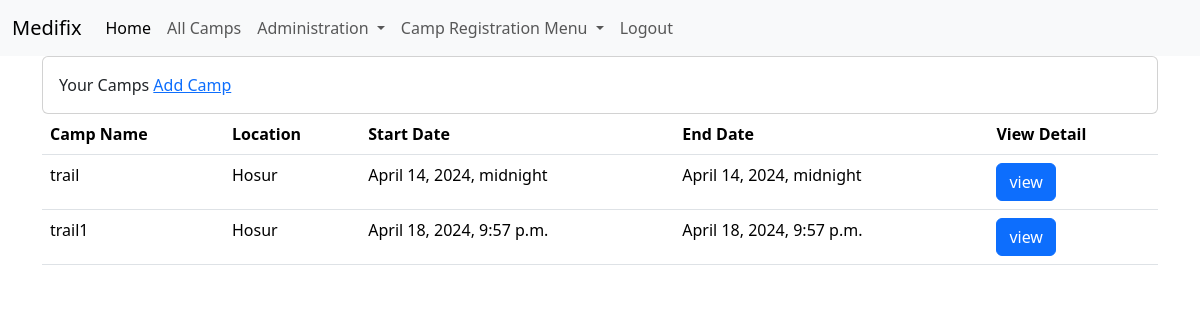
The page /my_camps/ (signed in) on the database as committed earlier.
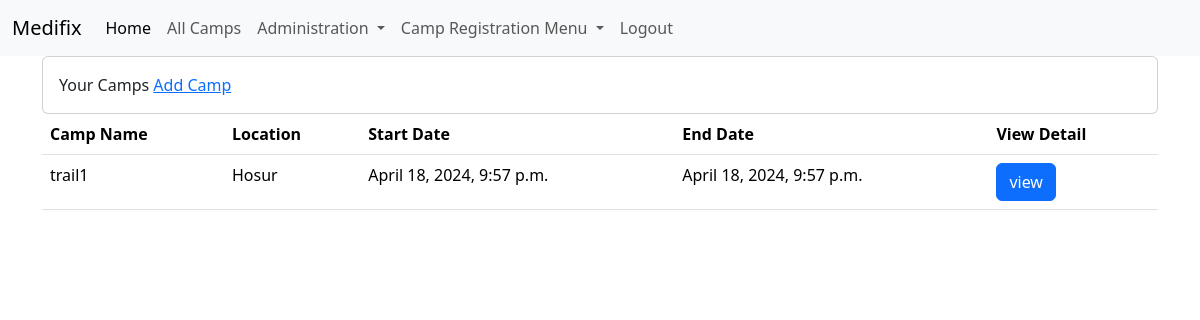
The same page on the database as committed later.
### administration/models.py (models this page shows, shortened)
class camp_details(models.Model):
    camp_name = models.CharField(max_length=200,null=True)
    location = models.CharField(max_length=200, null=True)
    latitude = models.FloatField()
    longitude = models.FloatField()
    start_date_time = models.DateTimeField(blank=True, null=True)
    end_date_time = models.DateTimeField(blank=True, null=True)
    contact_website = models.URLField(max_length=200, null=True, blank=True)
    hospital_name = models.CharField(max_length=150,null=True, blank=True)
    club_name = models.CharField(max_length=150,null=True, blank=True)
    other = models.CharField(max_length = 150, null=True, blank=True)
    description = models.TextField(max_length = 3000, null=True)
    type_of_camp = models.CharField(max_length=30, null=True, choices=type_of_camp)
    cost = models.IntegerField(null=True, blank=True, default='0')
    total_camp_registrations = models.IntegerField()
    camp_register_active = models.BooleanField(default=False)
    registration = models.BooleanField(default=False)
    createdby = models.ForeignKey(User, on_delete=models.DO_NOTHING, null=True, blank=True)

### administration/views.py (the view)
# urls.py: path('my_camps/', views.user_camps, name="my_camps"),
@login_required
def user_camps(request):
    if request.user.is_superuser:
        user_camps = camp_details.objects.all()
    else:
        user_camps = camp_details.objects.filter(createdby=request.user)
    return render(request, 'camp/all_camps_user.html', {'user_camps': user_camps})

### templates/camp/all_camps_user.html (shortened to what this page needs)
{% extends 'base.html' %}
{% load static %}
{% block content %}
<div class="card">
    <div class="card-body">
        Your Camps <span><a href="{% url 'create_camp' %}">Add Camp</a></span>
    </div>
</div>
<table class="table">
    <thead>
        <tr>
            <th>Camp Name</th>
            <th>Location</th>
            <th>Start Date</th>
            <th>End Date</th>
            <th>View Detail</th>
        </tr>
    </thead>
    <tbody>
        {% for camp in user_camps %}
        <tr>
            <td>{{ camp.camp_name }}</td>
            <td>{{ camp.location }}</td>
            <td>{{ camp.start_date_time }}</td>
            <td>{{ camp.end_date_time }}</td>
            <td>
                <a href="{% url 'camp_details' camp.id %}" class="btn btn-primary">view</a>
            </td>
        </tr>
        {% empty %}
        <tr>
            <td style="color: red;" colspan="5" class="text-center">No data Avaliable</td>
        </tr>
        {% endfor %}
    </tbody>
</table>
{% endblock %}

Rows that differ between the two databases and show on the page:
removed camp_details: camp_name "trail", location "Hosur", start_date_time "April 14, 2024, midnight", end_date_time "April 14, 2024, midnight"
